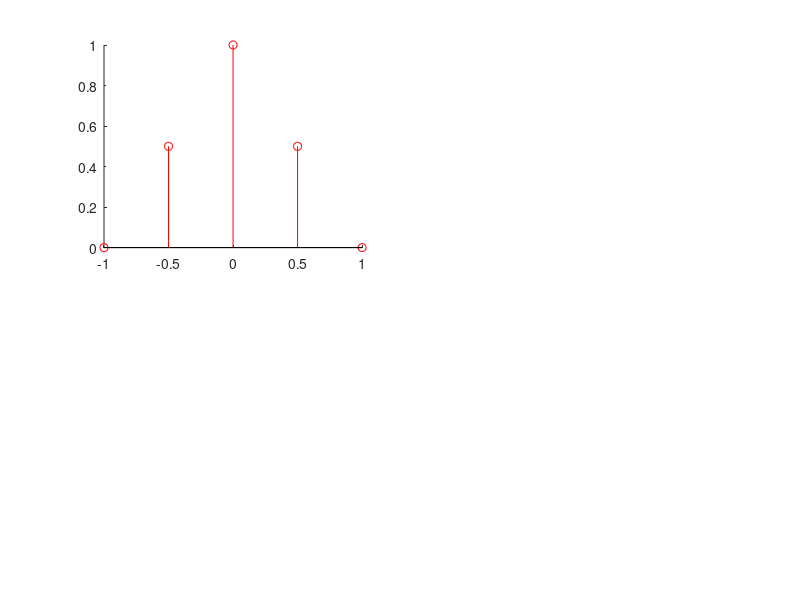

Write the MATLAB code that produced this figure. (Note: this script raises an error after producing the figure.)
%Question 3.3 - Sampling non-band-limited signal
clear;
clc;

%Original Signal
t_fine = -10: 0.001: 10; %intialising t_fine to get continuous signal
xt = 1 - abs(t_fine); %defining x(t) as a triangular signal


%Part (i) - Sampling for Ts = 0.5s

%Sampling
Ts = 0.5; %Sampling Time 
t = -1 : Ts : 1;
x1_sampled = 1 - abs(t);

%Plotting Sample
subplot(2,2,1);
hold on;
stem(t,x1_sampled,'r');

%Reconstruction
n = -1/Ts : 1/Ts;  %integral locations of samples x[n]
x1_recon = sinc_recon(n,x1_sampled,Ts,t_fine);

%Plotting Reconstruction 
plot(t_fine,x1_recon,'b');
grid on; xlabel('t');  ylabel('x(t) and x(n*Ts)');
title(sprintf("Ts = %.1f",Ts));
hold off;


legend('x(n*Ts)','x(t)');



%Part (ii) - Sampling for Ts = 0.2s

%Sampling
Ts = 0.2; %Sampling Time 
t = -1 : Ts : 1;
x2_sampled = 1 - abs(t);

%Plotting Sample
subplot(2,2,2);
hold on;
stem(t,x2_sampled,'r');

%Reconstruction
n = -1/Ts : 1/Ts;  %integral locations of samples x[n]
x2_recon = sinc_recon(n,x2_sampled,Ts,t_fine);

%Plotting Reconstruction 
plot(t_fine,x2_recon,'b');
grid on; xlabel('t'); ylabel('x(t) and x(n*Ts)');
title(sprintf("Ts = %.1f",Ts));
hold off;

legend('x(n*Ts)','x(t)');


%Part (iii) - Sampling for Ts = 0.1s

%Sampling
Ts = 0.1; %Sampling Time 
t = -1 : Ts : 1;
x3_sampled = 1 - abs(t);

%Plotting Sample
subplot(2,2,3);
hold on;
stem(t,x3_sampled,'r');

%Reconstruction
n = -1/Ts : 1/Ts;  %integral locations of samples x[n]
x3_recon = sinc_recon(n,x3_sampled,Ts,t_fine);

%Plotting Reconstruction 
plot(t_fine,x3_recon,'b');
grid on; xlabel('t'); ylabel('x(t) and x(n*Ts)');
title(sprintf("Ts = %.1f",Ts));
hold off;

legend('x(n*Ts)','x(t)');


%Part (iv) - Sampling for Ts = 0.05s
 %Sampling
Ts = 0.05; %Sampling Time 
t = -1 : Ts : 1;
x4_sampled = 1 - abs(t);

%Plotting Sample
subplot(2,2,4);
hold on;
stem(t,x4_sampled,'r');

%Reconstruction
n = -1/Ts : 1/Ts;  %integral locations of samples x[n]
x4_recon = sinc_recon(n,x4_sampled,Ts,t_fine);

%Plotting Reconstruction 
plot(t_fine,x4_recon,'b');
grid on; xlabel('t'); ylabel('x(t) and x(n*Ts)');
title(sprintf("Ts = %.2f",Ts));
hold off; 

legend('x(n*Ts)','x(t)');



%OBSERVATIONS
%{
1. We can observe that as sampling time decreases the signals get
reconstructed more accurately.
2. When Ts increases, the ripples near x=1 vanishes.
3. The ripples and inaccuracy in reconstruction occurs due to under
   sampling (ws < wm, wm is the maximum frequency).
   When sampling time decreases, the sampling frequency
   increases (w ∝ 1/f). As a result the signal is over sampled (ws > wm),
   thereby giving an accurate reconstruction.

%}
 
